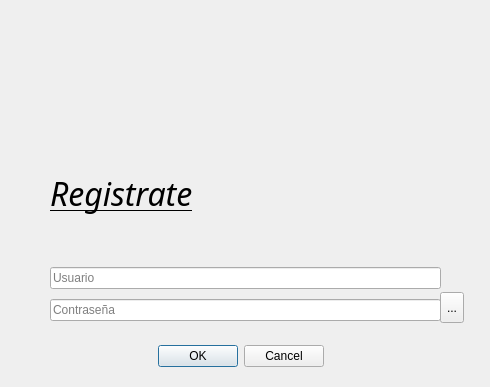
<?xml version="1.0" encoding="UTF-8"?>
<ui version="4.0">
 <class>Registrar_usuario</class>
 <widget class="QDialog" name="Registrar_usuario">
  <property name="enabled">
   <bool>true</bool>
  </property>
  <property name="geometry">
   <rect>
    <x>0</x>
    <y>0</y>
    <width>490</width>
    <height>387</height>
   </rect>
  </property>
  <property name="minimumSize">
   <size>
    <width>0</width>
    <height>0</height>
   </size>
  </property>
  <property name="baseSize">
   <size>
    <width>0</width>
    <height>0</height>
   </size>
  </property>
  <property name="font">
   <font>
    <italic>false</italic>
    <bold>false</bold>
    <underline>false</underline>
   </font>
  </property>
  <property name="windowTitle">
   <string>Dialog</string>
  </property>
  <property name="windowIcon">
   <iconset resource="recursos.qrc">
    <normaloff>:/imagen/recursos/safe home.png</normaloff>:/imagen/recursos/safe home.png</iconset>
  </property>
  <widget class="QDialogButtonBox" name="buttonBox">
   <property name="geometry">
    <rect>
     <x>150</x>
     <y>340</y>
     <width>181</width>
     <height>32</height>
    </rect>
   </property>
   <property name="orientation">
    <enum>Qt::Horizontal</enum>
   </property>
   <property name="standardButtons">
    <set>QDialogButtonBox::Cancel|QDialogButtonBox::Ok</set>
   </property>
   <property name="centerButtons">
    <bool>true</bool>
   </property>
  </widget>
  <widget class="QWidget" name="verticalLayoutWidget">
   <property name="geometry">
    <rect>
     <x>50</x>
     <y>130</y>
     <width>391</width>
     <height>191</height>
    </rect>
   </property>
   <layout class="QVBoxLayout" name="verticalLayout">
    <property name="spacing">
     <number>10</number>
    </property>
    <property name="leftMargin">
     <number>0</number>
    </property>
    <property name="rightMargin">
     <number>0</number>
    </property>
    <property name="bottomMargin">
     <number>0</number>
    </property>
    <item>
     <widget class="QLabel" name="label">
      <property name="font">
       <font>
        <family>Arial Black</family>
        <pointsize>24</pointsize>
        <italic>true</italic>
        <bold>false</bold>
        <underline>true</underline>
       </font>
      </property>
      <property name="text">
       <string>Registrate</string>
      </property>
     </widget>
    </item>
    <item>
     <widget class="QLineEdit" name="in_regusuario">
      <property name="autoFillBackground">
       <bool>false</bool>
      </property>
      <property name="inputMask">
       <string/>
      </property>
      <property name="readOnly">
       <bool>false</bool>
      </property>
      <property name="placeholderText">
       <string>Usuario</string>
      </property>
     </widget>
    </item>
    <item>
     <widget class="QLineEdit" name="in_regcontra">
      <property name="minimumSize">
       <size>
        <width>0</width>
        <height>0</height>
       </size>
      </property>
      <property name="inputMask">
       <string/>
      </property>
      <property name="echoMode">
       <enum>QLineEdit::Password</enum>
      </property>
      <property name="placeholderText">
       <string>Contraseña</string>
      </property>
     </widget>
    </item>
   </layout>
  </widget>
  <widget class="QToolButton" name="toolButton">
   <property name="geometry">
    <rect>
     <x>440</x>
     <y>292</y>
     <width>24</width>
     <height>31</height>
    </rect>
   </property>
   <property name="text">
    <string>...</string>
   </property>
   <property name="icon">
    <iconset resource="recursos.qrc">
     <normaloff>:/imagen/recursos/ver.png</normaloff>:/imagen/recursos/ver.png</iconset>
   </property>
  </widget>
 </widget>
 <resources>
  <include location="recursos.qrc"/>
 </resources>
 <connections/>
</ui>
